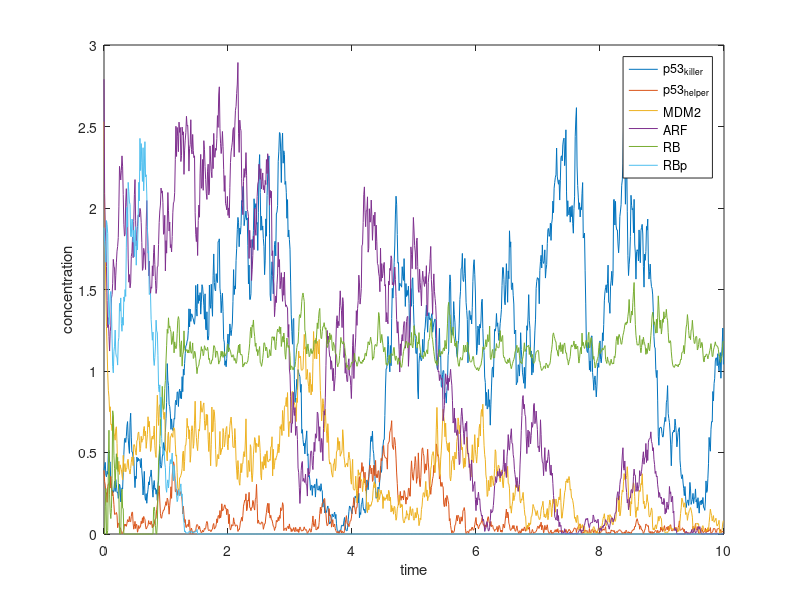

Reproduce this figure in MATLAB.
clc
clear all;

T_end = 10;
delta_t = 0.01;
N = T_end/delta_t;
timeline = 0:delta_t:(T_end - delta_t);

MDM2_initial = 2.53;
ARF_initial = 2.79;
ARF_MDM2_initial = 1.99;
E2F1_initial = 0.9;
RBp_initial = 1.88;
RB_E2F1_initial = 0;
RB_initial = 0;

p53helper_initial = 0.39;
p53killer_initial = 0.39;
DYRK2_initial = 1;

CycE_initial = 3.83;
p21_initial = 1.32;
p21_CycE_initial = 1.25;

DYRK2 = zeros(1, N);
p53helper = zeros(1, N);
p53killer = zeros(1, N);
MDM2 = zeros(1, N);
ARF = zeros(1, N);
ARF_MDM2 = zeros(1, N);
E2F1 = zeros(1, N);
RBp = zeros(1, N);
RB_E2F1 = zeros(1, N);
RB = zeros(1, N);
CycE = zeros(1, N);
p21_CycE = zeros(1, N);
p21 = zeros(1, N);

p53killer(1) = p53killer_initial;
p53helper(1) = p53helper_initial;
MDM2(1) = MDM2_initial;
ARF(1) = ARF_initial;
ARF_MDM2(1) = ARF_initial;
E2F1(1) = E2F1_initial;
RBp(1) = RBp_initial;
RB_E2F1(1) = RB_E2F1_initial;
RB(1) = RB_initial;
DYRK2(1) = DYRK2_initial;

CycE(1) = CycE_initial;
p21_CycE(1) = p21_CycE_initial;
p21(1) = p21_initial;

kdpp53_initial = 0.5;
kdsRE_initial = 1;

kdpp53 = kdpp53_initial;
kdsRE = kdsRE_initial;


for i = 2 : N        
    DYRK2(i) = DYRK2(i - 1) + delta_t * (-0.0003 * DYRK2(i - 1)) + sqrt(DYRK2(i-1)*delta_t)*randn();
    if DYRK2(i) < 0
        DYRK2(i) = 0;
    end
    p53helper(i) = p53helper(i - 1) + delta_t * (-DYRK2(i - 1) * ...
        p53helper(i - 1) / (0.1 + p53helper(i - 1)) + 0.5 - ...
        (0.1 + MDM2(i - 1)) * p53helper(i - 1) + 0.5 * p53killer(i - 1) ...
        /(0.1 + p53killer(i - 1)))+ sqrt(p53helper(i-1)*delta_t)*randn();
    if p53helper(i) < 0
        p53helper(i) = 0;
    end
    p53killer(i) = p53killer(i - 1) + delta_t * (DYRK2(i - 1) * ...
        p53helper(i - 1) / (0.1 + p53helper(i - 1)) - 0.5 * ...
        p53killer(i - 1) / (0.1 + p53killer(i - 1)) - (0.1 + MDM2(i - 1) * ...
        p53killer(i - 1)))+ sqrt(p53killer(i-1)*delta_t)*randn();
    if p53killer(i) < 0
        p53killer(i) = 0;
    end
    MDM2(i) = MDM2(i - 1) + delta_t * (0.02 + 0.3 * (p53killer(i - 1) ...
        + p53helper(i - 1)) - 0.1 * MDM2(i - 1) - 10 * ARF(i - 1) * ...
        MDM2(i - 1) + 2.1 * ARF_MDM2(i - 1))+ sqrt(MDM2(i-1)*delta_t)*randn();
    if MDM2(i) < 0
        MDM2(i) = 0;
    end
    ARF(i) = ARF(i - 1) + delta_t * (0.01 + 0.3 * E2F1(i - 1) - 0.1 ...
        * ARF(i - 1) - 10 * ARF(i - 1) * MDM2(i - 1) + 2.1 ...
        * ARF_MDM2(i - 1))+ sqrt(ARF(i-1)*delta_t)*randn();
    if ARF(i) < 0
        ARF(i) = 0;
    end
    ARF_MDM2(i) = ARF_MDM2(i - 1) + delta_t * (10 * ARF(i - 1) * ...
        MDM2(i - 1) - 2 * ARF_MDM2(i - 1) - 0.1 * ARF_MDM2(i - 1) - ...
        0.1 * ARF_MDM2(i - 1))+ sqrt(ARF_MDM2(i-1)*delta_t)*randn();
    if ARF_MDM2(i) < 0
        ARF_MDM2(i) = 0;
    end
    E2F1(i) = E2F1(i - 1) + delta_t * (-5 * RB(i - 1) * E2F1(i - 1) + ...
        RB_E2F1(i - 1))+ sqrt(E2F1(i-1)*delta_t)*randn();
    if E2F1(i) < 0
        E2F1(i) = 0;
    end
    RBp(i) = RBp(i - 1) + delta_t * (-0.5 * RBp(i - 1) / ...
        (0.1 + RBp(i - 1)))+ sqrt(RBp(i-1)*delta_t)*randn();
    if RBp(i) < 0
        RBp(i) = 0;
    end
    CycE(i) = CycE(i - 1) + delta_t * (0.01 + 0.5 * E2F1(i - 1) - 0.12 ...
        * CycE(i - 1) - 10 * p21(i - 1) * CycE(i - 1) + 1.2 * ...
        p21_CycE(i - 1))+ sqrt(CycE(i-1)*delta_t)*randn();
    if CycE(i) < 0
        CycE(i) = 0;
    end
    p21(i) = p21(i - 1) + delta_t * (0.03 + 0.3 * p53helper(i - 1) ...
        + 0.01 * p53killer(i - 1) - 0.2 * p21(i - 1) - 10 * p21(i - 1) ...
        * CycE(i - 1) + 1.12 * p21_CycE(i - 1))+ sqrt(p21(i-1)*delta_t)*randn();
    if p21(i) < 0
        p21(i) = 0;
    end
    p21_CycE(i) = p21_CycE(i - 1) + delta_t * (10 * p21(i - 1) ...
        * CycE(i - 1) - p21_CycE(i - 1) - 0.32 * p21_CycE(i - 1))+ sqrt(p21_CycE(i-1)*delta_t)*randn();
    if p21_CycE(i) < 0
        p21_CycE(i) = 0;
    end
    RB_E2F1(i) = 1 - E2F1(i);
    RB(i) = 2 - RBp(i) - RB_E2F1(i);
    if RB(i) < 0
        RB(i) = 0;
    end
end


%% Plot
plot(timeline, p53killer, timeline, p53helper, timeline, MDM2, ...
    timeline, ARF, timeline, RB, timeline, RBp);
legend('p53_k_i_l_l_e_r','p53_h_e_l_p_e_r','MDM2','ARF', 'RB', 'RBp');
xlabel('time');
ylabel('concentration');
